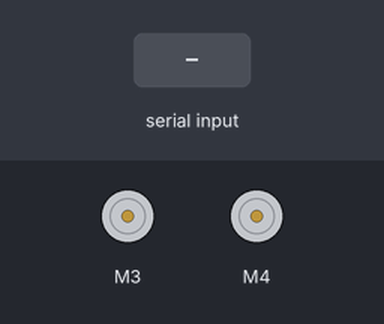
This sketch was run on a simulated Arduino Uno, built with avr-gcc and run on an emulated ATmega328P. On the bench: 2 × DC motor (green arrow = forward, orange = backward, longer = faster). Inputs (shaded band) come from the test bench.

Above: at 1.2 s.
1.3 s: "F" received over Serial
At 1.9 s:
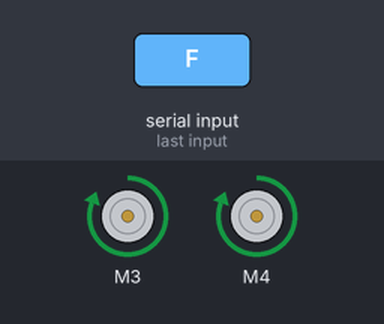
2.8 s: "B" received over Serial
At 4.0 s:
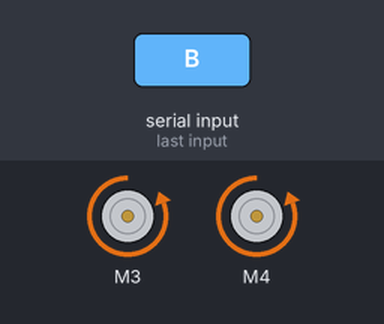
4.3 s: "L" received over Serial
At 5.3 s:
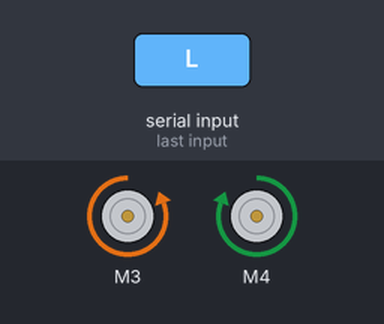
5.8 s: "R" received over Serial
At 6.5 s:
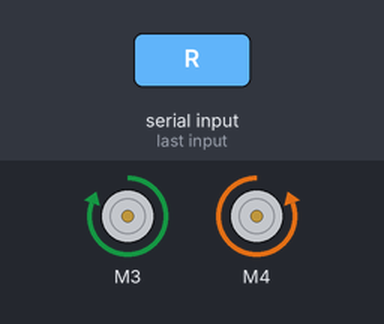
7.3 s: "1" received over Serial
At 7.6 s:
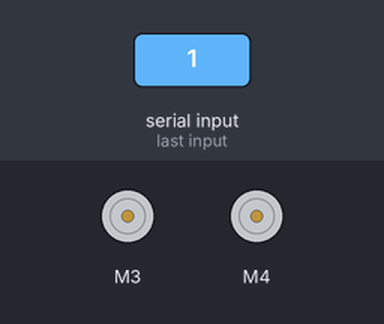
Timing chart, 0 to 9.8 s (numbered marks = the images above; inputs shaded):
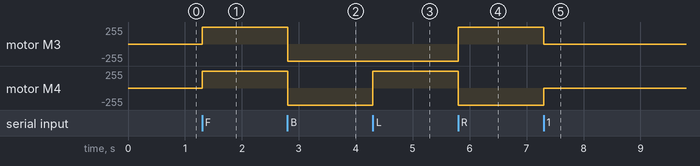

Measured:
- after the input at 1.3 s, motor M3, motor M4: stopped → forward 255/255 at once
- after the input at 2.8 s, motor M3, motor M4: forward 255/255 → backward 255/255 at once
- after the input at 4.3 s, motor M4: backward 255/255 → forward 255/255 at once
- after the input at 5.8 s, motor M3: backward 255/255 → forward 255/255 at once; motor M4: forward 255/255 → backward 255/255 at once
- after the input at 7.3 s, motor M3: forward 255/255 → stopped at once; motor M4: backward 255/255 → stopped at once

The sketch:

Code.ino
```cpp
#include <AFMotor.h>

//initial motors pin
AF_DCMotor motor3(3, MOTOR34_64KHZ);
AF_DCMotor motor4(4, MOTOR34_64KHZ);

char command;

void setup() {
  Serial.begin(9600);  //Set the baud rate to your Bluetooth module.
}

void forward(){
  motor3.setSpeed(255);//Define maximum velocity
  motor3.run(FORWARD); //rotate the motor clockwise
  motor4.setSpeed(255);//Define maximum velocity
  motor4.run(FORWARD); //rotate the motor clockwise
  //delay(3000);
}

void back(){
  motor3.setSpeed(255); //Define maximum velocity
  motor3.run(BACKWARD); //rotate the motor anti-clockwise
  motor4.setSpeed(255); //Define maximum velocity
  motor4.run(BACKWARD); //rotate the motor anti-clockwise
  //delay(3000);
}

void left(){
  motor3.setSpeed(255);//Define maximum velocity
  motor3.run(BACKWARD); //rotate the motor anti-clockwise
  motor4.setSpeed(255);//Define maximum velocity
  motor4.run(FORWARD); //rotate the motor clockwise
  //delay(3000);
}

void right(){
  motor3.setSpeed(255);//Define minimum velocity
  motor3.run(FORWARD); //rotate the motor clockwise
  motor4.setSpeed(255);//Define maximum velocity
  motor4.run(BACKWARD); //rotate the motor anit-clockwise
  //delay(3000);
}

void Stop(){
  motor3.setSpeed(0); //Define minimum velocity
  motor3.run(RELEASE); //stop the motor when release the button
  motor4.setSpeed(0); //Define minimum velocity
  motor4.run(RELEASE); //stop the motor when release the button
}

void loop() {
  while(Serial.available()==0){

  }
  command = Serial.read();
  Stop(); //initialize with motors stoped
  //Serial.println(command);

  switch(command){
    case 'F':
      forward();
      break;
    case 'B':
       back();
      break;
    case 'L':
      left();
      break;
    case 'R':
      right();
      break;
    }
  }
```
